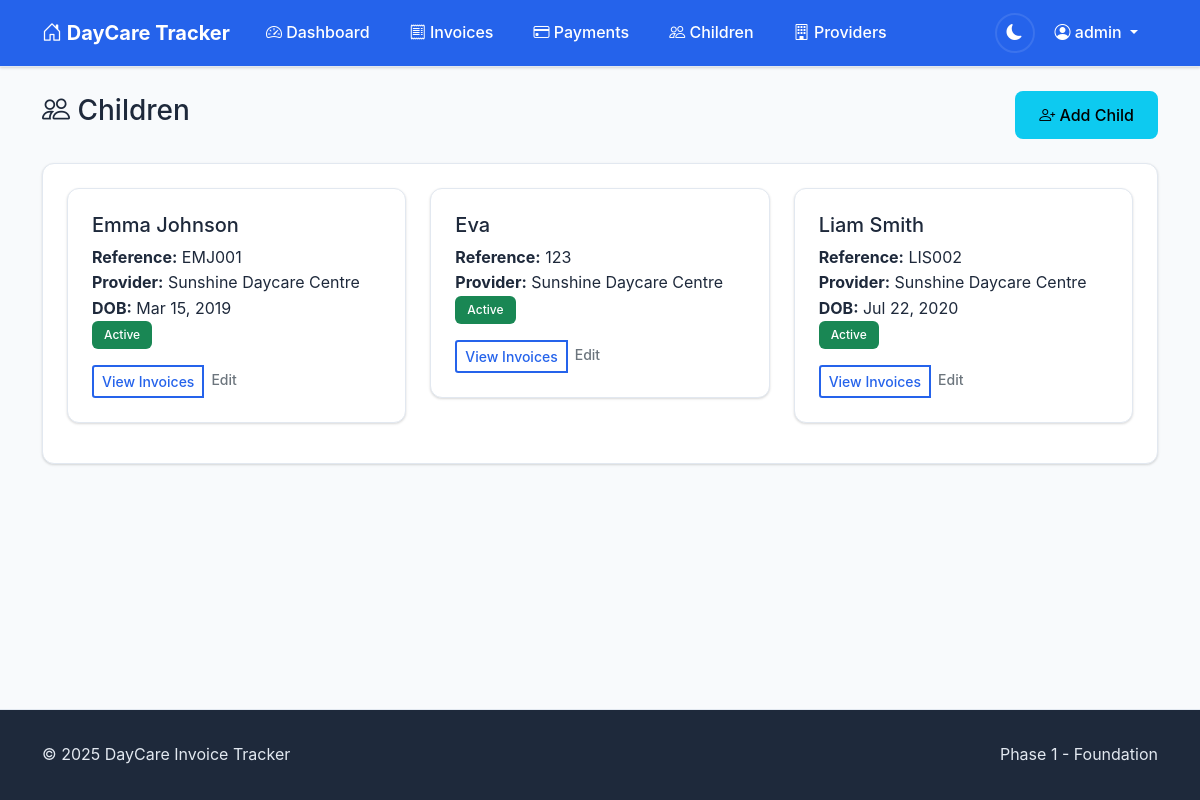
The page /children/ (signed in) on the database its author committed.
### accounts/models.py (models this page shows, shortened)
class CustomUser(AbstractUser):
    email = models.EmailField(unique=True)
    phone_number = models.CharField(max_length=15, blank=True)
    notification_preferences = models.JSONField(
        default=dict,
        help_text="User preferences for email/SMS notifications"
    )
    created_at = models.DateTimeField(auto_now_add=True)
    updated_at = models.DateTimeField(auto_now=True)

### invoices/models.py (models this page shows, shortened)
class Child(models.Model):
    user = models.ForeignKey(User, on_delete=models.CASCADE, related_name='children')
    name = models.CharField(max_length=100)
    reference_number = models.CharField(max_length=20)
    date_of_birth = models.DateField(null=True, blank=True)
    daycare_provider = models.ForeignKey(DaycareProvider, on_delete=models.CASCADE, related_name='children')
    is_active = models.BooleanField(default=True)
    created_at = models.DateTimeField(auto_now_add=True)
    updated_at = models.DateTimeField(auto_now=True)
    class Meta:
        ordering = ['name']
        unique_together = ['user', 'reference_number', 'daycare_provider']

class DaycareProvider(models.Model):
    name = models.CharField(max_length=200)
    address = models.TextField(blank=True)
    phone = models.CharField(max_length=20, blank=True)
    email = models.EmailField(blank=True)
    license_number = models.CharField(max_length=50, blank=True)
    gst_number = models.CharField(max_length=20, blank=True)
    bank_details = models.TextField(blank=True)
    email_addresses = models.JSONField(
        default=default_list,
        blank=True,
        help_text="Known email addresses for automatic invoice detection"
    )
    email_subject_patterns = models.JSONField(
        default=default_list,
        blank=True,
        help_text="Email subject patterns to identify invoices"
    )
    is_active = models.BooleanField(default=True)
    created_at = models.DateTimeField(auto_now_add=True)
    updated_at = models.DateTimeField(auto_now=True)
    class Meta:
        ordering = ['name']

### invoices/views.py (the view)
# urls.py: path('children/', views.ChildListView.as_view(), name='child_list'),
class ChildListView(LoginRequiredMixin, ListView):
    model = Child
    template_name = 'invoices/child_list.html'
    context_object_name = 'children'
    def get_queryset(self):
        return Child.objects.filter(
            user=self.request.user
        ).select_related('daycare_provider').order_by('name')

### templates/invoices/child_list.html (shortened to what this page needs)
{% extends 'base.html' %}
{% block page_header %}
<div class="d-flex justify-content-between align-items-center mb-4">
    <h1 class="h3">
        <i class="bi bi-people"></i>
        Children
    </h1>
    <a href="#" class="btn btn-info">
        <i class="bi bi-person-plus"></i>
        Add Child
    </a>
</div>
{% endblock %}
{% block content %}
<div class="card">
    <div class="card-body">
        {% if children %}
            <div class="row">
                {% for child in children %}
                <div class="col-md-6 col-lg-4 mb-3">
                    <div class="card">
                        <div class="card-body">
                            <h5 class="card-title">{{ child.name }}</h5>
                            <p class="card-text">
                                <strong>Reference:</strong> {{ child.reference_number }}<br>
                                <strong>Provider:</strong> {{ child.daycare_provider.name }}<br>
                                {% if child.date_of_birth %}
                                <strong>DOB:</strong> {{ child.date_of_birth|date:"M d, Y" }}<br>
                                {% endif %}
                                <span class="badge {% if child.is_active %}bg-success{% else %}bg-secondary{% endif %}">
                                    {% if child.is_active %}Active{% else %}Inactive{% endif %}
                                </span>
                            </p>
                            <div class="btn-group btn-group-sm">
                                <a href="{% url 'invoices:invoice_list' %}?child={{ child.pk }}" class="btn btn-outline-primary">View Invoices</a>
                                <a href="{% url 'invoices:child_edit' child.pk %}" class="btn btn-outline-secondary">Edit</a>
                            </div>
                        </div>
                    </div>
                </div>
                {% endfor %}
            </div>
        {% endif %}
    </div>
</div>
{% endblock %}

### templates/base.html (shortened to what this page needs)
<!DOCTYPE html>
<html lang="en">
<head>
    <link href="https://cdn.jsdelivr.net/npm/bootstrap@5.1.3/dist/css/bootstrap.min.css" rel="stylesheet">
    <link rel="stylesheet" href="https://cdn.jsdelivr.net/npm/bootstrap-icons@1.7.2/font/bootstrap-icons.css">
    {% load static %}
    <link href="{% static 'css/main.css' %}" rel="stylesheet">
</head>
<body class="d-flex flex-column min-vh-100">
    <nav class="navbar navbar-expand-lg navbar-dark bg-primary">
        <div class="container">
            <a class="navbar-brand" href="{% url 'invoices:dashboard' %}">
                <i class="bi bi-house-door"></i>
                DayCare Tracker
            </a>
            <div class="collapse navbar-collapse" id="navbarNav">
                {% if user.is_authenticated %}
                <ul class="navbar-nav me-auto">
                    <li class="nav-item">
                        <a class="nav-link" href="{% url 'invoices:dashboard' %}">
                            <i class="bi bi-speedometer2"></i>
                            Dashboard
                        </a>
                    </li>
                    <li class="nav-item">
                        <a class="nav-link" href="{% url 'invoices:invoice_list' %}">
                            <i class="bi bi-receipt"></i>
                            Invoices
                        </a>
                    </li>
                    <li class="nav-item">
                        <a class="nav-link" href="{% url 'invoices:payment_list' %}">
                            <i class="bi bi-credit-card"></i>
                            Payments
                        </a>
                    </li>
                    <li class="nav-item">
                        <a class="nav-link" href="{% url 'invoices:child_list' %}">
                            <i class="bi bi-people"></i>
                            Children
                        </a>
                    </li>
                    <li class="nav-item">
                        <a class="nav-link" href="{% url 'invoices:provider_list' %}">
                            <i class="bi bi-building"></i>
                            Providers
                        </a>
                    </li>
                </ul>
                <ul class="navbar-nav">
                    <li class="nav-item d-flex align-items-center">
                        <button class="theme-toggle" id="themeToggle" aria-label="Toggle dark mode" title="Toggle theme">
                            <i class="bi bi-sun-fill" id="themeIcon"></i>
                        </button>
                    </li>
                    <li class="nav-item dropdown">
                        <a class="nav-link dropdown-toggle" href="#" id="navbarDropdown" role="button" data-bs-toggle="dropdown">
                            <i class="bi bi-person-circle"></i>
                            {{ user.username }}
                        </a>
                    </li>
                </ul>
                {% endif %}
            </div>
        </div>
    </nav>
    <main class="flex-grow-1">
        <div class="container mt-4">
            {% block page_header %}{% endblock %}
            {% block content %}{% endblock %}
        </div>
    </main>
    <footer class="footer mt-auto">
        <div class="container">
            <div class="row">
                <div class="col-md-6">
                    <p class="mb-0">&copy; 2025 DayCare Invoice Tracker</p>
                </div>
                <div class="col-md-6 text-end">
                    <p class="mb-0">Phase 1 - Foundation</p>
                </div>
            </div>
        </div>
    </footer>
</body>
</html>

### static/css/main.css (style rules this page uses)
:root { --bs-primary: #2563eb; --bs-secondary: #64748b; --bs-success: #10b981; --bs-warning: #f59e0b; --bs-danger: #ef4444; --bs-info: #06b6d4; --bg-primary: #ffffff; --bg-secondary: #f8fafc; --bg-tertiary: #f1f5f9; --text-primary: #1e293b; --text-secondary: #64748b; --text-muted: #94a3b8; --border-color: #e2e8f0; --border-light: #f1f5f9; --card-bg: #ffffff; --card-border: #e2e8f0; --card-shadow: 0 1px 3px 0 rgba(0, 0, 0, 0.1), 0 1px 2px 0 rgba(0, 0, 0, 0.06); --card-shadow-hover: 0 10px 15px -3px rgba(0, 0, 0, 0.1), 0 4px 6px -2px rgba(0, 0, 0, 0.05); --navbar-bg: var(--bs-primary); --navbar-text: #ffffff; --navbar-hover: rgba(255, 255, 255, 0.1); --input-bg: #ffffff; --input-border: #d1d5db; --input-focus-border: var(--bs-primary); --input-focus-shadow: 0 0 0 3px rgba(37, 99, 235, 0.1); --stats-children: #8b5cf6; --stats-invoices: #06b6d4; --stats-paid: #10b981; --stats-outstanding: #f59e0b; --stats-overdue: #ef4444; --btn-primary-bg: var(--bs-primary); --btn-primary-hover: #1d4ed8; --btn-secondary-bg: #64748b; --btn-secondary-hover: #475569; --footer-bg: #1e293b; --footer-text: #e2e8f0; --transition-fast: 0.15s ease-in-out; --transition-medium: 0.3s ease-in-out; --transition-slow: 0.5s ease-in-out; }
* { transition: background-color var(--transition-fast), color var(--transition-fast), border-color var(--transition-fast), box-shadow var(--transition-fast); }
body { font-family: -apple-system, BlinkMacSystemFont, "Segoe UI", Roboto, "Helvetica Neue", Arial, "Noto Sans", sans-serif; background-color: var(--bg-secondary); color: var(--text-primary); line-height: 1.6; }
.navbar { background-color: var(--navbar-bg) !important; box-shadow: var(--card-shadow); border-bottom: 1px solid var(--border-color); }
.navbar-brand { font-weight: 700; font-size: 1.25rem; color: var(--navbar-text) !important; }
.navbar-nav .nav-link { color: var(--navbar-text) !important; font-weight: 500; padding: 0.75rem 1rem !important; border-radius: 0.375rem; margin: 0 0.25rem; transition: all var(--transition-fast); }
.theme-toggle { background: none; border: 2px solid var(--navbar-hover); color: var(--navbar-text); width: 40px; height: 40px; border-radius: 50%; display: flex; align-items: center; justify-content: center; transition: all var(--transition-fast); margin-left: 1rem; }
.card { background-color: var(--card-bg); border: 1px solid var(--card-border); border-radius: 0.75rem; box-shadow: var(--card-shadow); transition: all var(--transition-medium); overflow: hidden; }
.card-body { padding: 1.5rem; }
.btn { border-radius: 0.5rem; font-weight: 500; padding: 0.75rem 1.5rem; transition: all var(--transition-fast); border: none; }
.btn-outline-primary { border: 2px solid var(--bs-primary); color: var(--bs-primary); background: transparent; }
.badge { font-weight: 500; padding: 0.5rem 0.75rem; border-radius: 0.375rem; font-size: 0.75rem; }
.footer { background-color: var(--footer-bg); color: var(--footer-text); padding: 2rem 0; margin-top: 3rem; border-top: 1px solid var(--border-color); }
html { scroll-behavior: smooth; }

### rows shown on the page
CustomUser: username "admin"
Child: name "Emma Johnson", reference_number "EMJ001", daycare_provider.name "Sunshine Daycare Centre", date_of_birth "Mar 15, 2019", is_active "Active"
Child: name "Eva", reference_number "123", daycare_provider.name "Sunshine Daycare Centre", is_active "Active"
Child: name "Liam Smith", reference_number "LIS002", daycare_provider.name "Sunshine Daycare Centre", date_of_birth "Jul 22, 2020", is_active "Active"
